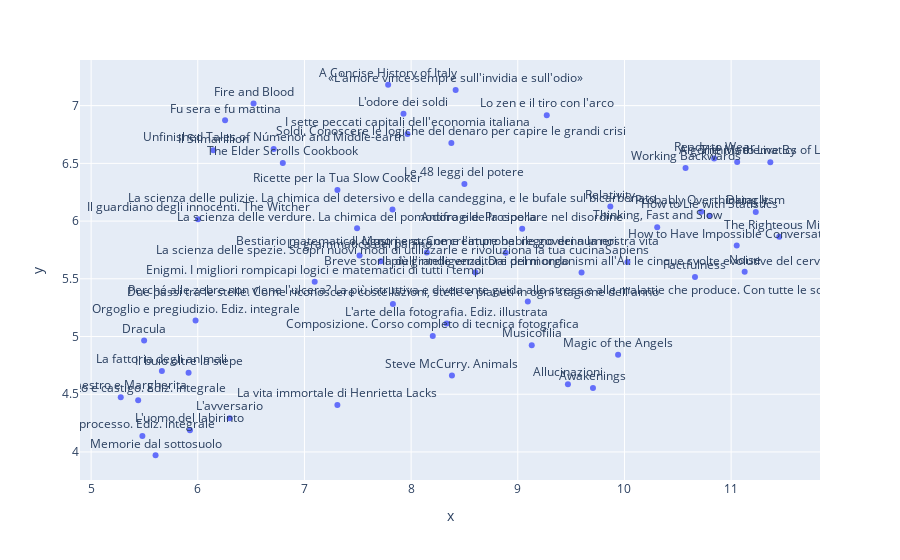

This figure's notebook cell:
### Code cell
# plotly scatterplot of the books umap with title overlay
import plotly.express as px

fig = px.scatter(x=embeddings_2d[:,0], y=embeddings_2d[:,1], hover_name=books_descriptions['title'])
fig.update_traces(textposition='top center')

### Figure 1 — Plotly figure (JSON) as saved in the notebook; plotly's stock layout.template omitted (floating-point values rounded to 4 significant figures)
{"data": [{"hovertemplate": "x=%{x}<br>y=%{y}<br>text=%{text}<extra></extra>", "legendgroup": "", "marker": {"color": "#636efa", "symbol": "circle"}, "mode": "markers+text", "name": "", "orientation": "v", "showlegend": false, "text": ["L'arte della fotografia. Ediz. illustrata", "Composizione. Corso completo di tecnica fotografica", "Steve McCurry. Animals", "Ricette per la Tua Slow Cooker", "La scienza delle spezie. Scopri nuovi modi di utilizzarle e rivoluziona la tua cucina", "The Elder Scrolls Cookbook", "La grammatica del panino", "La scienza delle pulizie. La chimica del detersivo e della candeggina, e le bufale sul bicarbonato", "La scienza delle verdure. La chimica del pomodoro e della cipolla", "Due passi tra le stelle. Come riconoscere costellazioni, stelle e pianeti in ogni stagione dell'anno", "Probably Overthinking It", "Working Backwards", "Relativity", "Ready to Wear", "How to Have Impossible Conversations", "Le 48 leggi del potere", "A Concise History of Italy", "Antifragile. Prosperare nel disordine", "Perché alle zebre non viene l'ulcera? La più istruttiva e divertente guida allo stress e alle malattie che produce. Con tutte le soluzioni per vincerlo", "L'odore dei soldi", "Dataclysm", "The Righteous Mind", "Soldi. Conoscere le logiche del denaro per capire le grandi crisi", "Algorithms to Live By", "I sette peccati capitali dell'economia italiana", "Sapiens", "L'uomo del labirinto", "Fu sera e fu mattina", "Thinking, Fast and Slow", "La vita immortale di Henrietta Lacks", "Musicofilia", "Awakenings", "Allucinazioni", "Il cigno nero. Come l'improbabile governa la nostra vita", "How to Lie with Statistics", "Bestiario matematico. Mostri e strane creature nel regno dei numeri", "The Mathematics of Love", "Il più grande venditore del mondo", "Noise", "Factfulness", "Lo zen e il tiro con l'arco", "«L'amore vince sempre sull'invidia e sull'odio»", "Breve storia dell'intelligenza. Dai primi organismi all'AI: le cinque svolte evolutive del cervello", "Il guardiano degli innocenti. The Witcher", "L'avversario", "Il Maestro e Margherita", "Il buio oltre la siepe", "Magic of the Angels", "Fire and Blood", "Unfinished Tales of Númenor and Middle-earth", "Il Silmarillion", "Memorie dal sottosuolo", "La fattoria degli animali", "Il processo. Ediz. integrale", "Delitto e castigo. Ediz. integrale", "Orgoglio e pregiudizio. Ediz. integrale", "Enigmi. I migliori rompicapi logici e matematici di tutti i tempi", "Dracula"], "textposition": "top center", "type": "scatter", "x": [8.333, 8.203, 8.383, 7.309, 7.716, 6.797, 7.516, 7.825, 7.493, 7.829, 10.72, 10.57, 9.867, 10.84, 11.05, 8.5, 7.785, 9.041, 9.094, 7.928, 11.23, 11.45, 8.377, 11.06, 7.966, 10.03, 5.927, 6.256, 10.31, 7.309, 9.131, 9.705, 9.47, 8.887, 10.8, 8.147, 11.37, 8.602, 11.13, 10.66, 9.272, 8.417, 9.598, 6.002, 6.299, 5.278, 5.914, 9.94, 6.523, 6.712, 6.146, 5.604, 5.663, 5.481, 5.441, 5.979, 7.096, 5.497], "xaxis": "x", "y": [5.112, 5.005, 4.663, 6.269, 5.651, 6.503, 5.703, 6.101, 5.937, 5.283, 6.08, 6.459, 6.125, 6.543, 5.788, 6.322, 7.181, 5.934, 5.303, 6.931, 6.078, 5.863, 6.675, 6.511, 6.755, 5.646, 4.188, 6.873, 5.947, 4.406, 4.925, 4.553, 4.587, 5.725, 6.046, 5.728, 6.51, 5.555, 5.561, 5.515, 6.917, 7.136, 5.555, 6.016, 4.292, 4.474, 4.685, 4.843, 7.018, 6.623, 6.613, 3.972, 4.702, 4.139, 4.448, 5.138, 5.474, 4.965], "yaxis": "y"}], "layout": {"legend": {"tracegroupgap": 0}, "margin": {"t": 60}, "xaxis": {"anchor": "y", "domain": [0, 1], "title": {"text": "x"}}, "yaxis": {"anchor": "x", "domain": [0, 1], "title": {"text": "y"}}}}
